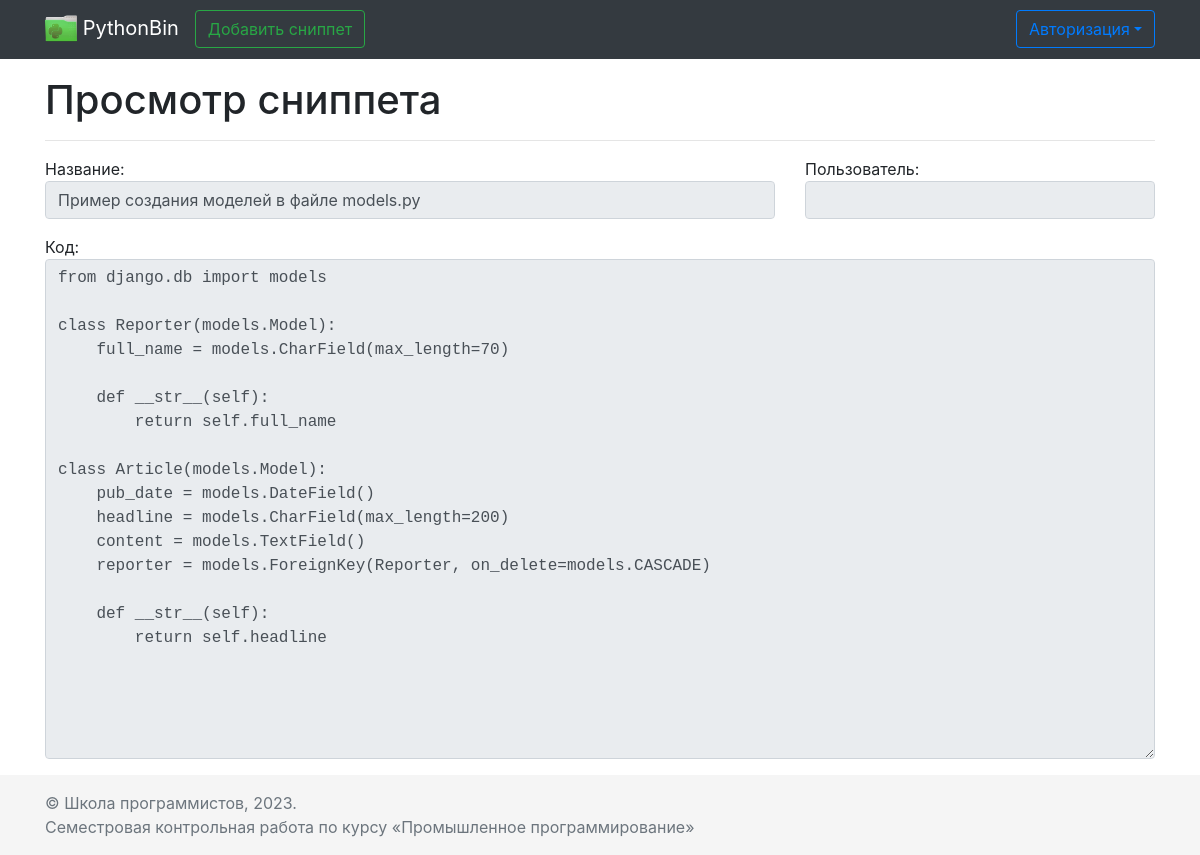
The page /snippets/1 on the database its author committed.
### main/models.py (models this page shows)
class Snippet(models.Model):
    name = models.CharField(max_length=200)
    code = models.TextField(max_length=5000)
    creation_date = models.DateTimeField()
    user = models.ForeignKey(to=User, on_delete=models.CASCADE,
                             blank=True, null=True)  # can be empty due to usage of AnonymousUser

### main/views.py (the view)
# urls.py: path('snippets/<int:id>', views.view_snippet_page, name='view_snippet'),
def view_snippet_page(request, id):
    context = get_base_context(request, 'Просмотр сниппета')
    try:
        record = Snippet.objects.get(id=id)
        context['addform'] = AddSnippetForm(
            initial={
                'user': record.user,
                'name': record.name,
                'code': record.code,
            }
        )
    except Snippet.DoesNotExist:
        raise Http404
    return render(request, 'pages/view_snippet.html', context)

### main/forms.py
class LoginForm(forms.Form):
    username = forms.CharField(
        max_length=20,
        required=True,
        widget=forms.TextInput(
            attrs={
                'class': 'form-control',
                'placeholder': 'Username',
            }
        )
    )
    password = forms.CharField(
        max_length=20,
        required=True,
        widget=forms.PasswordInput(
            attrs={
                'class': 'form-control',
                'placeholder': 'Password',
            }
        )
    )

class AddSnippetForm(forms.Form):
    name = forms.CharField(
        label='Название',
        max_length=200,
        widget=forms.TextInput(
            attrs={
                'class': 'form-control'
            }
        )
    )
    user = forms.CharField(
        label='Пользователь',
        max_length=20,
        widget=forms.TextInput(
            attrs={
                'class': 'form-control',
                'disabled': '',
            }
        ),
        required=False
    )
    code = forms.CharField(
        label='Код',
        max_length=5000,
        widget=forms.Textarea(
            attrs={
                'class': 'form-control',
                'style': 'height:500px'
            }
        )
    )

### main/views.py (called while the page is built)
def get_base_context(request, pagename):
    return {
        'pagename': pagename,
        'loginform': LoginForm(),
        'user': request.user,
    }

### main/templates/pages/view_snippet.html (shortened to what this page needs)
{% extends 'base.html' %}
{% block content %}
<div class="row">
    <div class="col">
        <form>
            <fieldset disabled>
                <div class="form-group row">
                    <div class="col col-8">
                        {{ addform.name.label }}: {{ addform.name }}
                    </div>
                    <div class="col col-4">
                        {{ addform.user.label }}: {{ addform.user }}
                    </div>
                </div>
                <div class="form-group row">
                    <div class="col">
                        {{ addform.code.label }}: {{ addform.code }}
                    </div>
                </div>
            </fieldset>
        </form>
    </div>
</div>
{% endblock %}

### main/templates/base.html (shortened to what this page needs)
{% load static %}
<!doctype html>
<html lang="en" class="h-100">
    <head>
        {% block base_css %}
        <link rel="stylesheet" href="{% static 'css/bootstrap.min.css' %}">
        <link rel="stylesheet" href="{% static 'css/sticky-footer-navbar.css' %}">
        {% endblock %}
    </head>
    <body class="d-flex flex-column h-100">
        <header>
            {% block header %}
                {% include 'header.html' %}
            {% endblock %}
        </header>
        <main role="main" class="mt-3 flex-shrink-0">
            <div class="container">
                {% block pagename %}
                <div class="row">
                    <div class="col">
                        <h1>{{ pagename }}</h1><hr>
                    </div>
                </div>
                {% endblock %}
                {% block content %}
                {% endblock %}
            </div>
        </main>
        <footer class="footer mt-auto py-3">
            {% block footer %}
                {% include 'footer.html' %}
            {% endblock %}
        </footer>
    </body>
</html>

### main/templates/header.html (shortened to what this page needs)
{% load static %}
<nav class="navbar navbar-expand-md navbar-dark fixed-top bg-dark">
    <div class="container">
        <a class="navbar-brand" href="{% url 'index' %}">
            <img src="{% static 'images/logo.png' %}" width="32" height="32" alt="">
            PythonBin
        </a>
        <div class="collapse navbar-collapse" id="navbarCollapse">
            <ul class="navbar-nav mr-auto">
                <li class="form-inline">
                    <a class="btn btn-outline-success" href="{% url 'add_snippet' %}">Добавить сниппет</a>
                </li>
            </ul>
            {% if request.user.is_authenticated %}
                <ul class="navbar-nav mr-right">
                    <span class="navbar-text">
                        Здравствуй, {{ request.user.username }}!
                    </span>
                    <li class="nav-item active"><a class="nav-link" href="{% url 'logout' %}">Выйти</a></li>
                </ul>
            {% else %}
                <li class="navbar-nav mr-right nav-item dropdown dropdown-menu-right">
                    <a class="btn btn-outline-primary my-2 my-sm-0 dropdown-toggle" href="#" id="navbarDropdown"
                       role="button" data-toggle="dropdown" aria-haspopup="true" aria-expanded="false">Авторизация</a>
                </li>
            {% endif %}
        </div>
    </div>
</nav>

### main/templates/footer.html
<div class="container">
    {% block footer %}
    <span class="text-muted">
        &copy; Школа программистов, {% now "Y" %}. <br>
        Семестровая контрольная работа по курсу &laquo;Промышленное программирование&raquo;
    </span>
    {% endblock %}
</div>

### static/css/sticky-footer-navbar.css (style rules this page uses)
main > .container { padding: 60px 15px 0; }
.footer { background-color: #f5f5f5; }
.footer > .container { padding-right: 15px; padding-left: 15px; }

### main/templates/pages/view_snippet.html (style rules this page uses)
textarea { font-family:monospace; }

### rows shown on the page
Snippet: name "Пример создания моделей в файле models.py", code "from django.db import models class Reporter(models.Model): full_name = models.CharField(max_length=70) def __str__(self): return self.full_name class Article(models.Model): pub_date = models.DateField() headline = models.CharField(max_length=200) content = models.TextField() reporter = models.ForeignKey(Reporter, on_delete=models.CASCADE) def __str__(self): return self.headline"

### other values the page prints
{{ pagename }} "Просмотр сниппета"
{{ addform.name.label }} "Название"
{{ addform.user.label }} "Пользователь"
{{ addform.code.label }} "Код"
